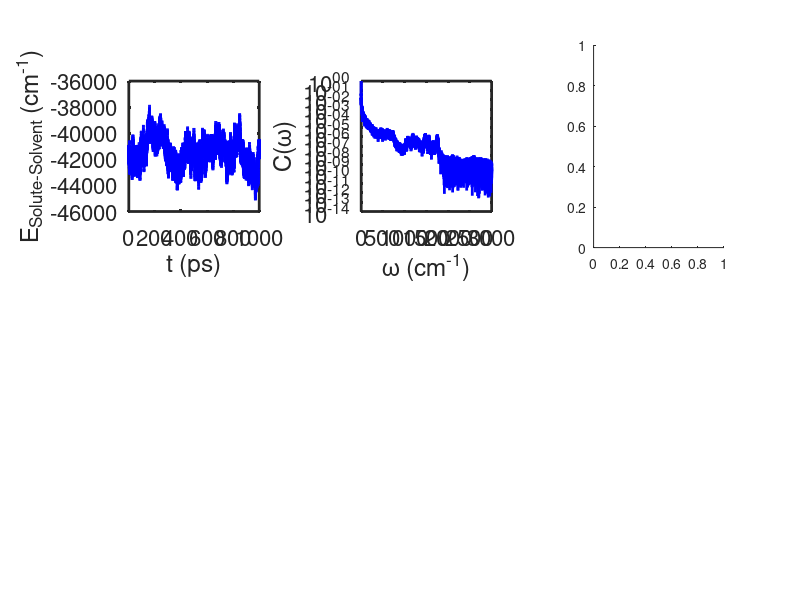

The MATLAB source for this figure: (Note: this script raises an error after producing the figure.)

t=dlmread('time.txt');omega=dlmread('omega.txt');
mbdSS=dlmread('mbdSS.txt');f_corr_D=dlmread('f_corr_D.txt');
CMass_D=dlmread('CMass_D.txt');pdf_D=dlmread('pdf_D.txt');
mbcSS=dlmread('mbcSS.txt');f_corr_C=dlmread('f_corr_C.txt');
CMass_C=dlmread('CMass_C.txt');pdf_C=dlmread('pdf_C.txt');

labfont=16;lwidax=2;
figure;
subplot(2,3,1);plot(t,mbdSS,'Color',[0 0 1],'Linewidth',lwidax);axis square;set(gca,'fontsize',labfont,'linewidth',lwidax);
xlabel('t (ps)');ylabel('E_{Solute-Solvent} (cm^{-1})');
subplot(2,3,2);semilogy(omega/2/pi,(f_corr_D),'Color',[0 0 1],'Linewidth',lwidax);axis square;set(gca,'fontsize',labfont,'linewidth',lwidax);
xlim([0 3000]);xlabel('\omega (cm^{-1})');ylabel('C(\omega)');
subplot(2,3,3);histogram(CMass_D,20,'Normalization','pdf','FaceAlpha',1.0,'FaceColor',[0 0 1],'edgecolor',[0 0 0]);
axis square;xlabel('\omega (cm^{-1})');ylabel('P(\omega)');set(gca,'fontsize',labfont,'linewidth',lwidax);
hold on;plot(omega,pdf_D,'k-','linewidth',4);xlim([0 20]);hold off;axis square;ylim([0 0.5]);
subplot(2,3,4);plot(t,mbcSS,'Color',[1 0 0],'Linewidth',lwidax);axis square;set(gca,'fontsize',labfont,'linewidth',lwidax);
xlabel('t (ps)');ylabel('E_{Solute-Solvent} (cm^{-1})');ylim([-38000 -28000]);
subplot(2,3,5);semilogy(omega/2/pi,(f_corr_C),'Color',[1 0 0],'Linewidth',lwidax);axis square;set(gca,'fontsize',labfont,'linewidth',lwidax);
xlim([0 3000]);xlabel('\omega (cm^{-1})');ylabel('C(\omega)');
subplot(2,3,6);histogram(CMass_C,20,'Normalization','pdf','FaceAlpha',1.0,'FaceColor',[1 0 0],'edgecolor',[0 0 0]);
axis square;xlabel('\omega (cm^{-1})');ylabel('P(\omega)');set(gca,'fontsize',labfont,'linewidth',lwidax);
hold on;plot(omega,pdf_C,'k-','linewidth',4);xlim([0 20]);hold off;axis square;ylim([0 0.5]);